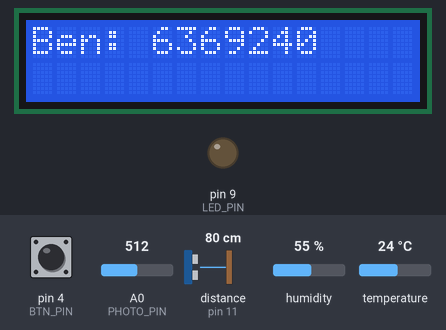
Bench run of a sketch on a simulated Arduino Uno, built with avr-gcc and run on an emulated ATmega328P. Shown: 16×2 character LCD, output pins drawn as LEDs (lit = HIGH). Inputs (shaded band) come from the test bench; at power-on: A0 (PHOTO_PIN) = 512, pin 4 (BTN_PIN) HIGH, distance to the obstacle (sensor on pin 11) 80 cm, humidity 55 %, temperature 24 °C. The echo pulse lasts 58.3 µs per cm; what the sketch prints to the serial monitor is not drawn.

Above: at 1.2 s.
1.3 s: A0 (PHOTO_PIN) set to 701
6.5 s: A0 (PHOTO_PIN) set to 732
At 7.6 s:
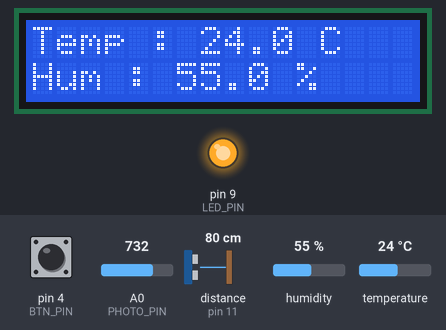
8.5 s: pin 4 (BTN_PIN) pulled LOW for 0.15 s
At 9.9 s:
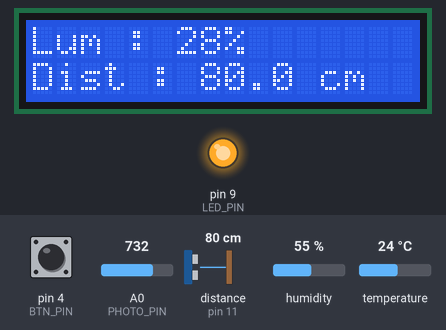
10.6 s: distance to the obstacle (sensor on pin 11) set to 2 cm
At 11.8 s:
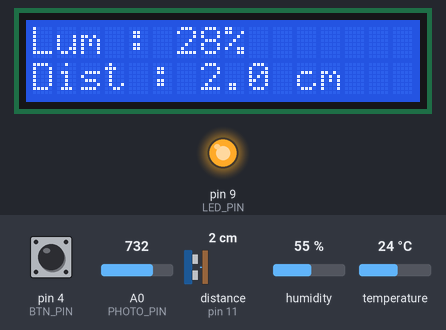
12.3 s: A0 (PHOTO_PIN) set to 716
At 14.1 s:
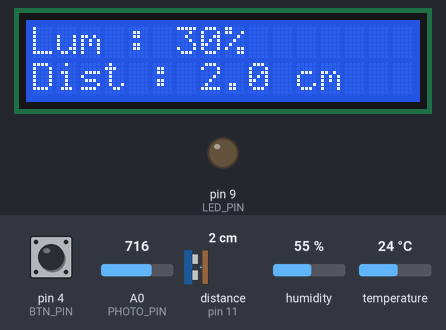
14.6 s: distance to the obstacle (sensor on pin 11) set to 4 cm
At 16.1 s:
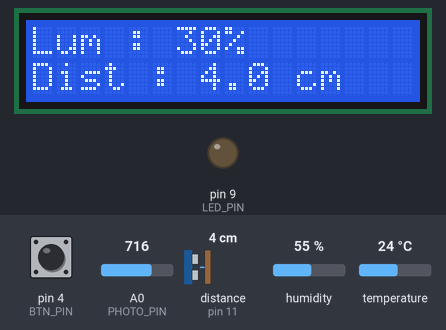
Timing chart, 0 to 17.3 s (numbered marks = the images above; inputs shaded):
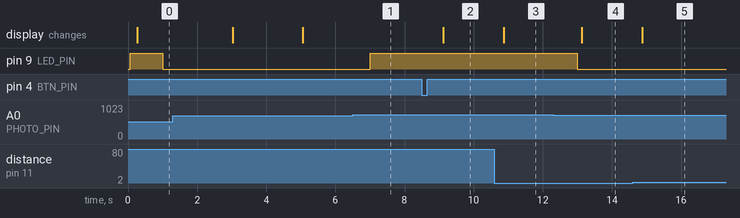

The sketch:

maison_01.ino
```cpp
#include <LiquidCrystal_I2C.h>
#include <OneButton.h>
#include <DHT.h>
#include <HCSR04.h>

#define LED_PIN 9
#define PHOTO_PIN A0
#define BTN_PIN 4
#define DHTPIN 7
#define DHTTYPE DHT11
#define TRIGGER_PIN 12
#define ECHO_PIN 11
#define LCD_ADDR 0x27

enum AppState {DEMARRAGE, DHT_STATE, LUM_DIST, CALIBRATION};

AppState currentState = DEMARRAGE;

unsigned long currentTime = 0;
unsigned long bootStartTime = 0;

LiquidCrystal_I2C lcd(LCD_ADDR, 16, 2);
OneButton button(BTN_PIN, true);
DHT dht(DHTPIN, DHTTYPE);
UltraSonicDistanceSensor hc(TRIGGER_PIN, ECHO_PIN);

int lum = 0;
int lumMin = 1023;
int lumMax = 0;
int lumPercent = 0;

float temperature = 0.0;
float humidity = 0.0;
float distanceCm = 0.0;

void setup() {
  Serial.begin(9600);

  initPins();
  lcdInit();
  buttonInit();
  dht.begin();

  bootStartTime = millis();
}

void initPins() {
  pinMode(LED_PIN, OUTPUT);
  pinMode(PHOTO_PIN, INPUT);
}

void lcdInit() {
  lcd.init();
  lcd.backlight();
}

void buttonInit() {
  button.attachClick(onSimpleClick);
  button.attachDoubleClick(onDoubleClick);
}

void loop() {
  currentTime = millis();

  button.tick();

  if (currentState != CALIBRATION) {
    readLuminosite(currentTime);
  }

  readDHT(currentTime);
  readDistance(currentTime);
  serialDisplay(currentTime);
  ledTask();

  if (currentState == CALIBRATION) {
    calibration(currentTime);
  }

  switch (currentState) {
    case DEMARRAGE: bootState(currentTime); break;
    case DHT_STATE: dhtState(currentTime); break;
    case LUM_DIST: lumDistState(currentTime); break;
    case CALIBRATION: calibrationState(currentTime); break;
  }
}


void onSimpleClick() {
  if (currentState == CALIBRATION) {
    currentState = DHT_STATE;
    return;
  }
  if (currentState == DHT_STATE) {
    currentState = LUM_DIST;
  } else if (currentState == LUM_DIST) {
    currentState = DHT_STATE;
  }
}

void onDoubleClick() {
    currentState = CALIBRATION;
}

void bootState(unsigned long ct) {
  static unsigned long lastLcdTime = 0;
  int exitTime = 3000;
  int lcdRate = 250;

  if (ct - lastLcdTime > lcdRate) {
    lastLcdTime = ct;

    lcd.clear();
    lcd.setCursor(0, 0);
    lcd.print("Ben: 6369240");
  }

  if (currentTime < exitTime) {
    return;
  }

  currentState = DHT_STATE;
}

void dhtState(unsigned long ct) {
  static unsigned long lastLcdTime = 0;
  const unsigned long lcdRate = 250;

  if (ct - lastLcdTime >= lcdRate) {
    lastLcdTime = ct;

    lcd.clear();
    lcd.setCursor(0, 0);
    lcd.print("Temp : ");
    lcd.print(temperature, 1);
    lcd.print(" C");

    lcd.setCursor(0, 1);
    lcd.print("Hum : ");
    lcd.print(humidity, 1);
    lcd.print(" %");
  }
}

void lumDistState(unsigned long ct) {
  static unsigned long lastLcdTime = 0;
  int lcdRate = 250;

  if (ct - lastLcdTime >= lcdRate) {
    lastLcdTime = ct;

    lcd.clear();
    lcd.setCursor(0, 0);
    lcd.print("Lum : ");
    lcd.print(lumPercent);
    lcd.print("%");

    lcd.setCursor(0, 1);
    lcd.print("Dist : ");
    lcd.print(distanceCm, 1);
    lcd.print(" cm");
  }
}

void calibrationState(unsigned long ct) {
  static unsigned long lastLcdTime = 0;
  int lcdRate = 250;

  if (ct - lastLcdTime >= lcdRate) {
    lastLcdTime = ct;

    lcd.clear();
    lcd.setCursor(0, 0);
    lcd.print("Cal Min:");
    lcd.print(lumMin);

    lcd.setCursor(0, 1);
    lcd.print("Cal Max:");
    lcd.print(lumMax);
  }
}

void readLuminosite(unsigned long ct) {
  static unsigned long lastTime = 0;
  int rate = 1000;

  if (ct - lastTime >= rate) {
    lastTime = ct;
    lum = analogRead(PHOTO_PIN);
    lumPercent = map(lum, lumMin, lumMax, 0, 100);
      if (lumPercent < 0) {
        lumPercent = 0;
      }
      if (lumPercent > 100) {
        lumPercent = 100;
      }
  }
}

void readDHT(unsigned long ct) {
  static unsigned long lastTime = 0;
  const unsigned long rate = 5000;

  if (ct - lastTime >= rate) {
    lastTime = ct;

    humidity = dht.readHumidity();
    temperature = dht.readTemperature();

  }
}

void readDistance(unsigned long ct) {
  static unsigned long lastTime = 0;
  int rate = 250;

  if (ct - lastTime >= rate) {
    lastTime = ct;

    distanceCm = hc.measureDistanceCm();
    if (distanceCm < 0) {
      distanceCm = 0;
    }
  }
}

void serialDisplay(unsigned long ct) {
  static unsigned long lastTime = 0;
  int rate = 3000;

  if (ct - lastTime >= rate) {
    lastTime = ct;

    Serial.print("Lum:");
    Serial.print(lumPercent);
    Serial.print(",Min:");
    Serial.print(lumMin);
    Serial.print(",Max:");
    Serial.print(lumMax);
    Serial.print(",Dist:");
    Serial.print(distanceCm, 1);
    Serial.print(",T:");
    Serial.print(temperature, 1);
    Serial.print(",H:");
    Serial.println(humidity, 1);
  }
}

void ledTask() {
  if (lumPercent < 30) {
    digitalWrite(LED_PIN, HIGH);
  } else {
    digitalWrite(LED_PIN, LOW);
  }
}

void calibration(unsigned long ct) {
  static unsigned long lastTime = 0;
  int rate = 100;

  if (ct - lastTime >= rate) {
    lastTime = ct;

    lum = analogRead(PHOTO_PIN);

    if (lum < lumMin) lumMin = lum;
    if (lum > lumMax) lumMax = lum;
  }
}
```

Measured:
- the behaviour switches between 716 and 717 on A0 (PHOTO_PIN) (found by bisection; images 0 and 1)
- after the input at 6.5 s, pin 9 (LED_PIN): LOW → HIGH after 0.51 s
- after the input at 8.5 s, the display: changes after 0.62 s (image 2)
- after the input at 10.6 s, the display: changes after 0.27 s (image 3)
- after the input at 12.3 s, pin 9 (LED_PIN): HIGH → LOW after 0.70 s; the display: changes after 0.82 s (image 4)
- after the input at 14.6 s, the display: changes after 0.27 s (image 5)
